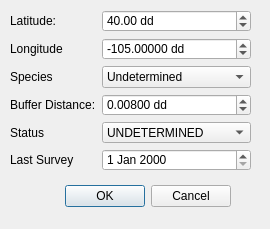
<?xml version="1.0" encoding="UTF-8"?>
<ui version="4.0">
 <class>NewRaptorDialogBase</class>
 <widget class="QDialog" name="NewRaptorDialogBase">
  <property name="geometry">
   <rect>
    <x>0</x>
    <y>0</y>
    <width>270</width>
    <height>229</height>
   </rect>
  </property>
  <property name="windowTitle">
   <string>Add New Raptor</string>
  </property>
  <widget class="QDialogButtonBox" name="button_box">
   <property name="geometry">
    <rect>
     <x>40</x>
     <y>180</y>
     <width>191</width>
     <height>32</height>
    </rect>
   </property>
   <property name="orientation">
    <enum>Qt::Horizontal</enum>
   </property>
   <property name="standardButtons">
    <set>QDialogButtonBox::Cancel|QDialogButtonBox::Ok</set>
   </property>
  </widget>
  <widget class="QWidget" name="formLayoutWidget">
   <property name="geometry">
    <rect>
     <x>10</x>
     <y>10</y>
     <width>241</width>
     <height>161</height>
    </rect>
   </property>
   <layout class="QFormLayout" name="layForm">
    <item row="0" column="0">
     <widget class="QLabel" name="latitudeLabel">
      <property name="text">
       <string>Latitude:</string>
      </property>
     </widget>
    </item>
    <item row="0" column="1">
     <widget class="QDoubleSpinBox" name="spbLatitude">
      <property name="suffix">
       <string> dd</string>
      </property>
      <property name="minimum">
       <double>-90.000000000000000</double>
      </property>
      <property name="maximum">
       <double>90.000000000000000</double>
      </property>
      <property name="singleStep">
       <double>0.001000000000000</double>
      </property>
      <property name="value">
       <double>40.000000000000000</double>
      </property>
     </widget>
    </item>
    <item row="1" column="0">
     <widget class="QLabel" name="longitudeLabel">
      <property name="text">
       <string>Longitude</string>
      </property>
     </widget>
    </item>
    <item row="1" column="1">
     <widget class="QDoubleSpinBox" name="spbLongitude">
      <property name="suffix">
       <string> dd</string>
      </property>
      <property name="decimals">
       <number>5</number>
      </property>
      <property name="minimum">
       <double>-180.000000000000000</double>
      </property>
      <property name="maximum">
       <double>180.000000000000000</double>
      </property>
      <property name="singleStep">
       <double>0.001000000000000</double>
      </property>
      <property name="value">
       <double>-105.000000000000000</double>
      </property>
     </widget>
    </item>
    <item row="2" column="0">
     <widget class="QLabel" name="speciesLabel">
      <property name="text">
       <string>Species</string>
      </property>
     </widget>
    </item>
    <item row="2" column="1">
     <widget class="QComboBox" name="cmbSpecies">
      <item>
       <property name="text">
        <string>Undetermined</string>
       </property>
      </item>
      <item>
       <property name="text">
        <string>Red-tail Hawk</string>
       </property>
      </item>
      <item>
       <property name="text">
        <string>Swainsons Hawk</string>
       </property>
      </item>
      <item>
       <property name="text">
        <string>Northen Harrier</string>
       </property>
      </item>
     </widget>
    </item>
    <item row="3" column="0">
     <widget class="QLabel" name="bufferDistanceLabel">
      <property name="text">
       <string>Buffer Distance:</string>
      </property>
     </widget>
    </item>
    <item row="3" column="1">
     <widget class="QDoubleSpinBox" name="spbBuffer">
      <property name="suffix">
       <string> dd</string>
      </property>
      <property name="decimals">
       <number>5</number>
      </property>
      <property name="maximum">
       <double>0.100000000000000</double>
      </property>
      <property name="singleStep">
       <double>0.001000000000000</double>
      </property>
      <property name="value">
       <double>0.008000000000000</double>
      </property>
     </widget>
    </item>
    <item row="4" column="0">
     <widget class="QLabel" name="statusLabel">
      <property name="text">
       <string>Status</string>
      </property>
     </widget>
    </item>
    <item row="4" column="1">
     <widget class="QComboBox" name="cmbStatus">
      <item>
       <property name="text">
        <string>UNDETERMINED</string>
       </property>
      </item>
      <item>
       <property name="text">
        <string>ACTIVE NEST</string>
       </property>
      </item>
      <item>
       <property name="text">
        <string>INACTIVE NEST</string>
       </property>
      </item>
      <item>
       <property name="text">
        <string>FLEDGED NEST</string>
       </property>
      </item>
     </widget>
    </item>
    <item row="5" column="0">
     <widget class="QLabel" name="lastSurveyLabel">
      <property name="text">
       <string>Last Survey</string>
      </property>
     </widget>
    </item>
    <item row="5" column="1">
     <widget class="QDateEdit" name="dteLast"/>
    </item>
   </layout>
  </widget>
 </widget>
 <resources/>
 <connections>
  <connection>
   <sender>button_box</sender>
   <signal>accepted()</signal>
   <receiver>NewRaptorDialogBase</receiver>
   <slot>accept()</slot>
   <hints>
    <hint type="sourcelabel">
     <x>20</x>
     <y>20</y>
    </hint>
    <hint type="destinationlabel">
     <x>20</x>
     <y>20</y>
    </hint>
   </hints>
  </connection>
  <connection>
   <sender>button_box</sender>
   <signal>rejected()</signal>
   <receiver>NewRaptorDialogBase</receiver>
   <slot>reject()</slot>
   <hints>
    <hint type="sourcelabel">
     <x>20</x>
     <y>20</y>
    </hint>
    <hint type="destinationlabel">
     <x>20</x>
     <y>20</y>
    </hint>
   </hints>
  </connection>
 </connections>
</ui>
